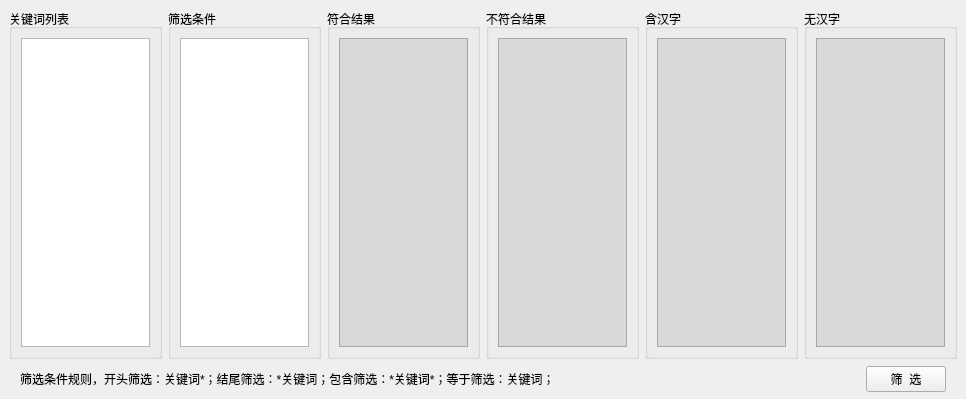
<?xml version="1.0" encoding="UTF-8"?>
<ui version="4.0">
 <class>Form</class>
 <widget class="QWidget" name="Form">
  <property name="geometry">
   <rect>
    <x>0</x>
    <y>0</y>
    <width>966</width>
    <height>399</height>
   </rect>
  </property>
  <property name="windowTitle">
   <string>筛选</string>
  </property>
  <property name="windowIcon">
   <iconset resource="img.qrc">
    <normaloff>:/新前缀/title.ico</normaloff>:/新前缀/title.ico</iconset>
  </property>
  <property name="styleSheet">
   <string notr="true">#textEdit_3,#textEdit_4,#textEdit_5,#textEdit_6{
	background-color: rgb(217, 217, 217);
}</string>
  </property>
  <layout class="QVBoxLayout" name="verticalLayout">
   <property name="spacing">
    <number>0</number>
   </property>
   <property name="leftMargin">
    <number>0</number>
   </property>
   <property name="topMargin">
    <number>0</number>
   </property>
   <property name="rightMargin">
    <number>0</number>
   </property>
   <property name="bottomMargin">
    <number>0</number>
   </property>
   <item>
    <widget class="QWidget" name="widget" native="true">
     <layout class="QHBoxLayout" name="horizontalLayout_7">
      <property name="topMargin">
       <number>9</number>
      </property>
      <property name="bottomMargin">
       <number>0</number>
      </property>
      <item>
       <widget class="QGroupBox" name="groupBox">
        <property name="minimumSize">
         <size>
          <width>150</width>
          <height>0</height>
         </size>
        </property>
        <property name="maximumSize">
         <size>
          <width>16777215</width>
          <height>16777215</height>
         </size>
        </property>
        <property name="title">
         <string>关键词列表</string>
        </property>
        <layout class="QHBoxLayout" name="horizontalLayout">
         <item>
          <widget class="QTextEdit" name="textEdit"/>
         </item>
        </layout>
       </widget>
      </item>
      <item>
       <widget class="QGroupBox" name="groupBox_2">
        <property name="minimumSize">
         <size>
          <width>150</width>
          <height>0</height>
         </size>
        </property>
        <property name="title">
         <string>筛选条件</string>
        </property>
        <layout class="QHBoxLayout" name="horizontalLayout_2">
         <item>
          <widget class="QTextEdit" name="textEdit_2"/>
         </item>
        </layout>
       </widget>
      </item>
      <item>
       <widget class="QGroupBox" name="groupBox_3">
        <property name="minimumSize">
         <size>
          <width>150</width>
          <height>0</height>
         </size>
        </property>
        <property name="title">
         <string>符合结果</string>
        </property>
        <layout class="QHBoxLayout" name="horizontalLayout_3">
         <item>
          <widget class="QTextEdit" name="textEdit_3">
           <property name="readOnly">
            <bool>true</bool>
           </property>
          </widget>
         </item>
        </layout>
       </widget>
      </item>
      <item>
       <widget class="QGroupBox" name="groupBox_4">
        <property name="minimumSize">
         <size>
          <width>150</width>
          <height>0</height>
         </size>
        </property>
        <property name="title">
         <string>不符合结果</string>
        </property>
        <layout class="QHBoxLayout" name="horizontalLayout_4">
         <item>
          <widget class="QTextEdit" name="textEdit_4">
           <property name="readOnly">
            <bool>true</bool>
           </property>
          </widget>
         </item>
        </layout>
       </widget>
      </item>
      <item>
       <widget class="QGroupBox" name="groupBox_5">
        <property name="minimumSize">
         <size>
          <width>150</width>
          <height>0</height>
         </size>
        </property>
        <property name="title">
         <string>含汉字</string>
        </property>
        <layout class="QHBoxLayout" name="horizontalLayout_5">
         <item>
          <widget class="QTextEdit" name="textEdit_5">
           <property name="readOnly">
            <bool>true</bool>
           </property>
          </widget>
         </item>
        </layout>
       </widget>
      </item>
      <item>
       <widget class="QGroupBox" name="groupBox_6">
        <property name="minimumSize">
         <size>
          <width>150</width>
          <height>0</height>
         </size>
        </property>
        <property name="title">
         <string>无汉字</string>
        </property>
        <layout class="QHBoxLayout" name="horizontalLayout_6">
         <item>
          <widget class="QTextEdit" name="textEdit_6">
           <property name="readOnly">
            <bool>true</bool>
           </property>
          </widget>
         </item>
        </layout>
       </widget>
      </item>
     </layout>
    </widget>
   </item>
   <item>
    <widget class="QWidget" name="widget_2" native="true">
     <property name="minimumSize">
      <size>
       <width>0</width>
       <height>40</height>
      </size>
     </property>
     <property name="maximumSize">
      <size>
       <width>16777215</width>
       <height>40</height>
      </size>
     </property>
     <layout class="QHBoxLayout" name="horizontalLayout_8">
      <property name="spacing">
       <number>0</number>
      </property>
      <property name="leftMargin">
       <number>20</number>
      </property>
      <property name="topMargin">
       <number>0</number>
      </property>
      <property name="rightMargin">
       <number>20</number>
      </property>
      <property name="bottomMargin">
       <number>0</number>
      </property>
      <item>
       <widget class="QLabel" name="label">
        <property name="text">
         <string>筛选条件规则，开头筛选：关键词*；结尾筛选：*关键词；包含筛选：*关键词*；等于筛选：关键词；</string>
        </property>
       </widget>
      </item>
      <item>
       <widget class="QPushButton" name="pushButton">
        <property name="minimumSize">
         <size>
          <width>80</width>
          <height>0</height>
         </size>
        </property>
        <property name="maximumSize">
         <size>
          <width>80</width>
          <height>16777215</height>
         </size>
        </property>
        <property name="text">
         <string>筛  选</string>
        </property>
       </widget>
      </item>
     </layout>
    </widget>
   </item>
  </layout>
 </widget>
 <resources>
  <include location="img.qrc"/>
 </resources>
 <connections/>
</ui>
